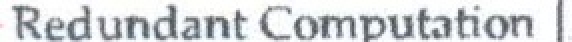
//> input picture ocr/temp.ppm, 286 x 21 px (shown 2 times larger)
$ ./legendDetection ../../ocr/temp.ppm   (built with g++ and OpenCV 4)
//> lines starting //> are read from the running program, lines starting //| are printed output that depends on the picture; after the words box and inside, x2 and y2 are one past the last pixel; in counts of white or black regions, pixels touching at a corner belong together
#include "opencv2/highgui/highgui.hpp"
#include "opencv2/imgproc/imgproc.hpp"
#include <iostream>
#include <stdio.h>
#include <stdlib.h>
//#include "stdafx.h"
#include "opencv2/core/core.hpp"
#include "opencv2/opencv.hpp"
#include <opencv2/objdetect/objdetect.hpp>
#include <fstream>
#include <math.h>
#include <vector>
#include <map>
#include <string>
// #include </home/evil999man/inter_hall_16/ocr/peakdetect.cpp>

using namespace cv;
using namespace std;


// [98 lines left out: functions histogram, tessy, not called in this run]

int main(int argc, char const *argv[]){
	// [4 lines of commented-out code are left out]
	Mat un= imread(argv[1]);
//> un is the input picture: 21 rows x 286 cols, CV_8UC3; mean B, G, R 215.7, 213.4, 210.5
	double mean,maxdev=50,r,b,g;
	double diffr,diffg,diffb;
	Mat img1=imread(argv[1],1);
	Mat img0=imread(argv[1],0),eimg0;
//> img0: 21 rows x 286 cols, CV_8UC1; min 79, max 255, mean 212.8
	// imshow("middle",img0);


	for(int i=0;i<img0.cols;i++){
		for(int j=0;j<img0.rows;j++){
			Vec3b color = img1.at<Vec3b>(j,i);
			r=color[0];g=color[1];b=1.3*color[2];

			mean = (r + g + b) / 3;
	        diffr = abs(mean - r);
	        diffg = abs(mean - g);
	        diffb = abs(mean - b);
	        if ((diffr + diffg + diffb) < maxdev && img0.at<uchar>(j,i)<150)
	            img0.at<uchar>(j,i)=0;
	        else
	        	img0.at<uchar>(j,i)=255;
		}
	}
//> this loop made 286 passes
//> (r, g, b, mean, diffr, diffg) on passes 1 to 3: (251, 255, 325, 277, 26, 22), (252, 255, 326.3, 277.8, 25.77, 22.77), (251, 254, 327.6, 277.5, 26.53, 23.53)
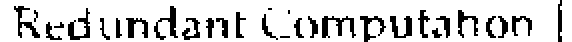
//> img0: 21 rows x 286 cols, CV_8UC1 (shown 2 times larger); 82.6% white; black in thin lines or dots
//> after the loop, r = 250; g = 246; b = 318.5; mean = 271.5; diffr = 21.5; diffg = 25.5
	Mat imgBW=img0.clone();

	int erosion_size=5;
	erode(img0, img0, getStructuringElement(MORPH_ELLIPSE, Size(5 , 1)));

	imshow("yo",img0);
	Mat unCol=img0.clone();

	//imshow("sidnv",unCol);
	waitKey(0);
	vector<int> rowHist(unCol.rows,0);
	for(int i=0.01*unCol.rows;i<unCol.rows*0.99;i++){
		for(int j=0.01*unCol.cols;j<unCol.cols*0.99;j++){
			if(unCol.at<uchar>(i,j)==0){
				rowHist[i]++;
			}
		}
	}
//> after the loop, rowHist = 21 values, max 115 at index 9, min 1 at index 0, mean 49.76


	int maxH = 0,sum=0,avg;
	for(int i=0;i<rowHist.size();i++){
		//cout<<rowHist[i]<<endl;
		maxH=max(maxH,rowHist[i]);
		sum+=rowHist[i];
	}
//> this loop made 21 passes
//> (maxH, sum) on passes 1 to 12: (1, 1), (1, 2), (2, 4), (7, 11), (15, 26), (16, 42), (19, 61), (19, 78), (53, 131), (115, 246), (115, 342), (115, 426)
//> after the loop, maxH = 115; sum = 1045
	maxH=0;//shift histogram by the avg
	avg=sum/rowHist.size();
//> avg = 49
	// cout<<"ave "<<avg<<endl;
	for(int i=0;i<rowHist.size();i++){
		//cout<<rowHist[i]<<endl;
		rowHist[i]-=0.5*avg;
		maxH=max(maxH,rowHist[i]);

		//sum+=rowHist[i];
	}
//> this loop made 21 passes
//> maxH on passes 1 to 12: 0, 0, 0, 0, 0, 0, 0, 0, 28, 90, 90, 90
//> after the loop, maxH = 90
	vector<int> zeroMaxima;
	bool high=false,low=true;
	for(int i=0;i<rowHist.size();i++){

		if(rowHist[i]<=0)
			zeroMaxima.push_back(i);
	}
//> this loop made 21 passes

	int hist_w = rowHist.size(); int hist_h = 400;
//> after `int hist_w = rowHist.size()`: hist_w = 21
	  for (int i = 0; i < rowHist.size(); ++i)
	  {
	    rowHist[i] = (rowHist[i] *hist_h)/maxH;
	  }

//segments
	vector<pair<int,int> > seg;
	{
		int prv=-1; bool on=false;
		for(int i=0;i<rowHist.size();++i){

			if(rowHist[i]>0)
				if(on)	on=false,seg.push_back(make_pair(prv,i-1));
				else continue;

			else if(!on)	prv=i,on=true;
		}
//> after the loop, on = true; seg = 1 pair: [0, 7]; prv = 19
		if(on) seg.push_back(make_pair(prv,rowHist.size()-1));
//> seg = 2 pairs: [0, 7], [19, 20]
	}


	FILE* fp = fopen("res1.csv","w");
	  for(int i=0;i<rowHist.size();i++){
	    fprintf(fp,"%d,%d\n",i,rowHist[i]);
	  }
	 fclose(fp);

    string cmd = "dummy -i res1.csv -d 5e1 -o out1.csv";
    std::vector<char *> args;
    std::istringstream iss(cmd);

    std::string token;
    while(iss >> token) {
      char *arg = new char[token.size() + 1];
      copy(token.begin(), token.end(), arg);
      arg[token.size()] = '\0';
      args.push_back(arg);
    }

	run(args.size(), &args[0]);
//> (this line was passed over: run is not available in this run)
	// cout<<"HERE\n";
	for(size_t i = 0; i < args.size(); i++)
      delete[] args[i];

  // system("./peakdetect -i res.csv -d 1e2 -o out.csv");//1e2
  ifstream FP("out1.csv");
  int i,j;
  string as;
  vector<float> maxima;
  i=0;
  while(getline(FP,as)){
    maxima.push_back(stof(as));
    ++i;
  }
  // print the number of maxima
  int maxNo=maxima.size()/2;
  printf("%d\n", (int)maxima.size()/2);
  // first half of maxima array is max, second half is min
  //maxima.push_back(256);


	// cout<<"HERE \n";
  int bin_w = cvRound( (double) hist_w/rowHist.size() );
  Mat histImg(hist_h, hist_w, CV_8U, Scalar(0));
  for (int i = 1; i < rowHist.size(); i++) {
    // histImg.at<uchar>(i,rowHist[i])=255;
    /*if(rowHist[i - 1] - rowHist[i] < 50)
    	continue;*/
    line( histImg, Point( bin_w*(i-1), hist_h - cvRound(rowHist[i-1]) ) ,
                       Point( bin_w*(i), hist_h - cvRound(rowHist[i]) ),
                       Scalar( 255), 2, 8, 0  );
  }


  vector<pair<int,int> > finalseg;

  for(int it=0;it<seg.size();++it){
  	finalseg.push_back(seg[it]);
  	if(it)
  	if(-seg[it-1].second+seg[it].first<=un.rows*0.02){
  				//cout<<it<<" ";
  		finalseg.pop_back();
  		finalseg.rbegin()->second=seg[it].second;
  	}
  }

  erode(img0, img0, getStructuringElement(MORPH_ELLIPSE, Size(5,11)) );
  vector<pair<int,int>> whites;
  for(int i=1;i<finalseg.size();i++){
  	whites.push_back(make_pair(finalseg[i-1].second+1,finalseg[i].first-1));
  }

  ofstream fout("legend_boxes.txt");
  map<int,string> mp;
  Mat imgx=imread(argv[1]);
  fout<<whites.size()<<"\n";
  for(int i=0;i<whites.size();i++){
  	vector<int> colHist(un.cols,0);
  	for(int j=whites[i].first;j<whites[i].second;j++){
  		for(int k=0;k<un.cols;k++){
  			if(img0.at<uchar>(j,k)==0)
  				colHist[k]++;
  		}
  	}
  	pair<int,int> X=histogram(colHist,un);
  	pair<int,int> Y=whites[i];
  	fout<<X.first<<" "<<X.second<<" "<<Y.first<<" "<<Y.second<<"\n";
  	for(int m=Y.first;m<Y.second;m++){
  		for(int n=X.first;n<X.second;n++){
  			un.at<Vec3b>(m,n)=Vec3b(255,0,0);
  		}
  	}

  	tessy(i,mp,imgx,X,Y);

  }
  fout.close();
  // printf("%d\n",whites.size());
  printf("%d\n",mp.size());
  for(auto it:mp)
  	printf("%d %s\n",it.first,it.second.c_str());


  imshow("green",un);
   imshow("histogram", histImg);
waitKey(0);

 return 0;
}

$ run again, with ocr/unColored/b.png saved as ocr/temp.ppm
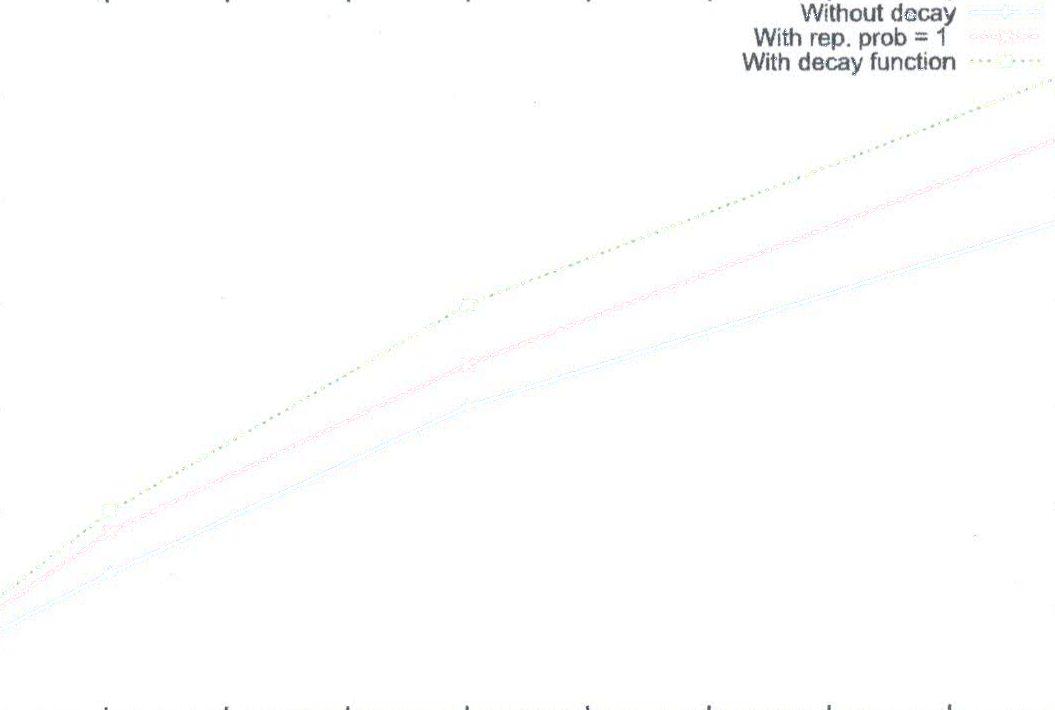
//> input picture ocr/unColored/b.png, 1055 x 710 px
//> un is the input picture: 710 rows x 1055 cols, CV_8UC3; mean B, G, R 253.8, 253.8, 253.7
//> the loop `for(int i=0;i<img0.cols;i++)` made 1055 passes
//> (r, g, b, mean, diffr, diffg) on passes 1 to 3: (254, 254, 330.2, 279.4, 25.4, 25.4), (254, 254, 330.2, 279.4, 25.4, 25.4), (254, 254, 330.2, 279.4, 25.4, 25.4)
//> after the loop `for(int i=0;i<img0.cols;i++)`:
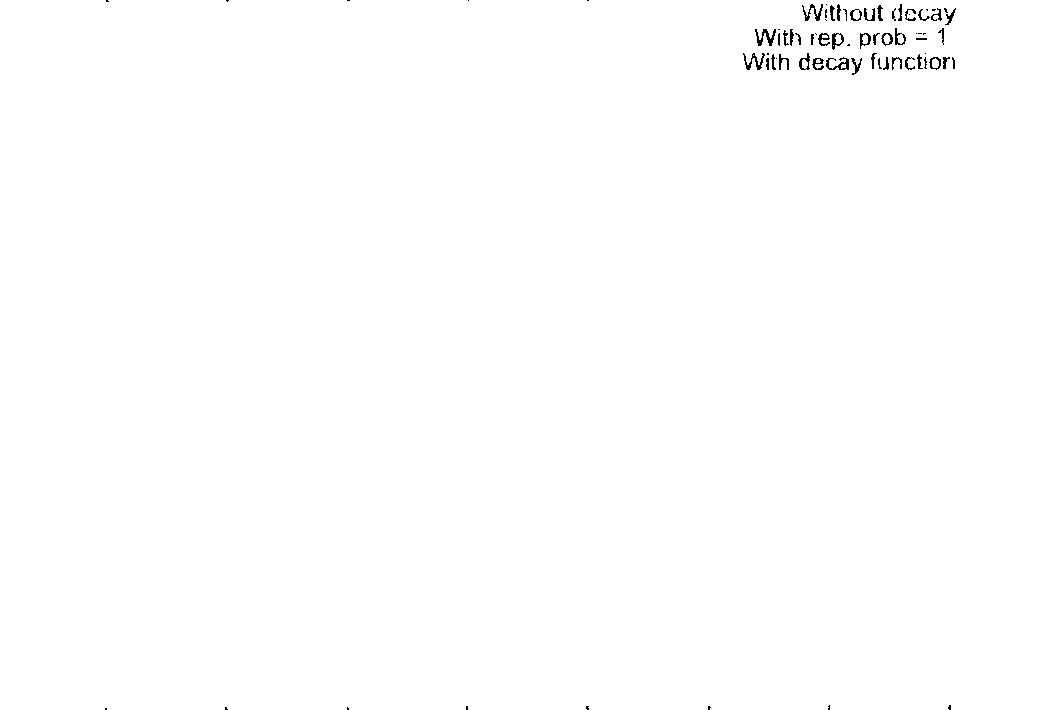
//> img0: 710 rows x 1055 cols, CV_8UC1; 99.6% white; black in thin lines or dots, all inside (x1, y1, x2, y2) = (105, 0, 956, 710)
//> after the loop `for(int i=0;i<img0.cols;i++)`: r = 255; g = 253; b = 330.2; mean = 279.4; diffr = 24.4; diffg = 26.4
//> after the loop `for(int i=0.01*unCol.rows;i<unCol.rows*0.99;i++)`: rowHist = 710 values, max 98 at index 58, min 0 at index 0, mean 3.54
//> the loop `for(int i=0;i<rowHist.size();i++)` made 710 passes
//> (maxH, sum) on passes 1 to 3: (0, 0), (0, 0), (0, 0)
//> after the loop `for(int i=0;i<rowHist.size();i++)`: maxH = 98; sum = 2516
//> avg = 3
//> the loop `for(int i=0;i<rowHist.size();i++)` made 710 passes
//> maxH on passes 1 to 3: 0, 0, 0
//> after the loop `for(int i=0;i<rowHist.size();i++)`: rowHist = 710 values, max 96 at index 58, min -1 at index 0, mean 2.46; maxH = 96
//> after the loop `for(int i=0;i<rowHist.size();i++)`: zeroMaxima = 652 values from 0 to 709
//> hist_w = 710
//> after the loop `for (int i = 0; i < rowHist.size(); ++i)`: rowHist = 710 values, max 400 at index 58, min -4 at index 0, mean 10.36
//> after the loop `for(int i=0;i<rowHist.size();++i)`: on = true; seg = 5 pairs: [0, 6], [23, 23], [25, 27], [49, 52], [72, 72]; prv = 74
//> `if(on) seg.push_back(make_pair(prv,rowHist.size()-1));`: seg = 6 pairs: [0, 6], [23, 23], [25, 27], [49, 52], [72, 72], [74, 709]

$ run again, with ocr/sel.png saved as ocr/temp.ppm
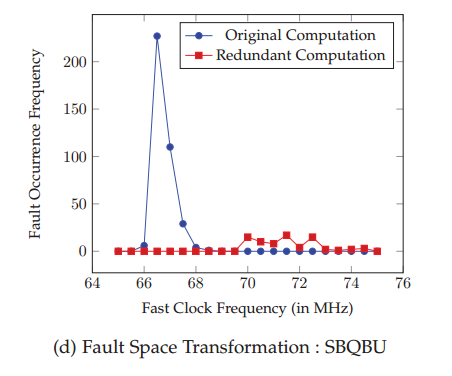
//> input picture ocr/sel.png, 452 x 376 px
//> un is the input picture: 376 rows x 452 cols, CV_8UC3; mean B, G, R 245.2, 244.7, 246.2
//> `Mat img0=imread(argv[1],0),eimg0;`:
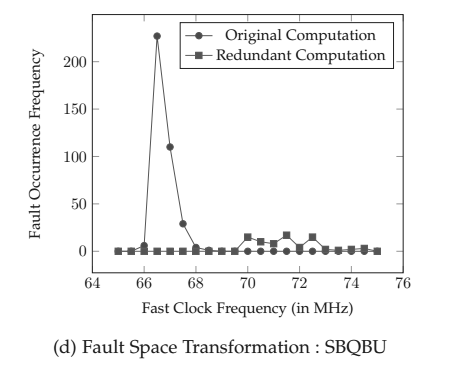
//> img0: 376 rows x 452 cols, CV_8UC1; min 32, max 255, mean 245.2
//> after the loop `for(int i=0;i<img0.cols;i++)`:
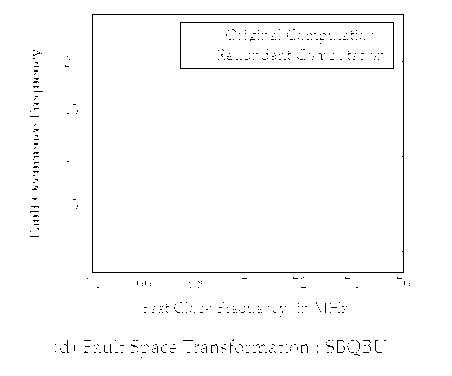
//> img0: 376 rows x 452 cols, CV_8UC1; 98.4% white; black in thin lines or dots, all inside (x1, y1, x2, y2) = (30, 14, 410, 358)
//> after the loop `for(int i=0;i<img0.cols;i++)`: r = 255; b = 331.5; mean = 280.5; diffr = 25.5
//> after the loop `for(int i=0.01*unCol.rows;i<unCol.rows*0.99;i++)`: rowHist = 376 values, max 312 at index 14, min 0 at index 0, mean 7.39
//> the loop `for(int i=0;i<rowHist.size();i++)` made 376 passes
//> (maxH, sum) on passes 1 to 3: (0, 0), (0, 0), (0, 0)
//> after the loop `for(int i=0;i<rowHist.size();i++)`: maxH = 312; sum = 2777
//> avg = 7
//> the loop `for(int i=0;i<rowHist.size();i++)` made 376 passes
//> maxH on passes 1 to 3: 0, 0, 0
//> after the loop `for(int i=0;i<rowHist.size();i++)`: rowHist = 376 values, max 308 at index 14, min -3 at index 0, mean 4.05; maxH = 308
//> after the loop `for(int i=0;i<rowHist.size();i++)`: zeroMaxima = 283 values from 0 to 375
//> hist_w = 376
//> after the loop `for (int i = 0; i < rowHist.size(); ++i)`: rowHist = 376 values, max 400 at index 14, min -3 at index 0, mean 5.44
//> after the loop `for(int i=0;i<rowHist.size();++i)`: on = true; seg = 47 pairs, first 12: [0, 13], [15, 21], [23, 28], [32, 32], [41, 42], [44, 48], [60, 60], [64, 64], [67, 67], [69, 69], [72, 77], [79, 80]; prv = 353
//> `if(on) seg.push_back(make_pair(prv,rowHist.size()-1));`: seg = 48 pairs, first 12: [0, 13], [15, 21], [23, 28], [32, 32], [41, 42], [44, 48], [60, 60], [64, 64], [67, 67], [69, 69], [72, 77], [79, 80]
